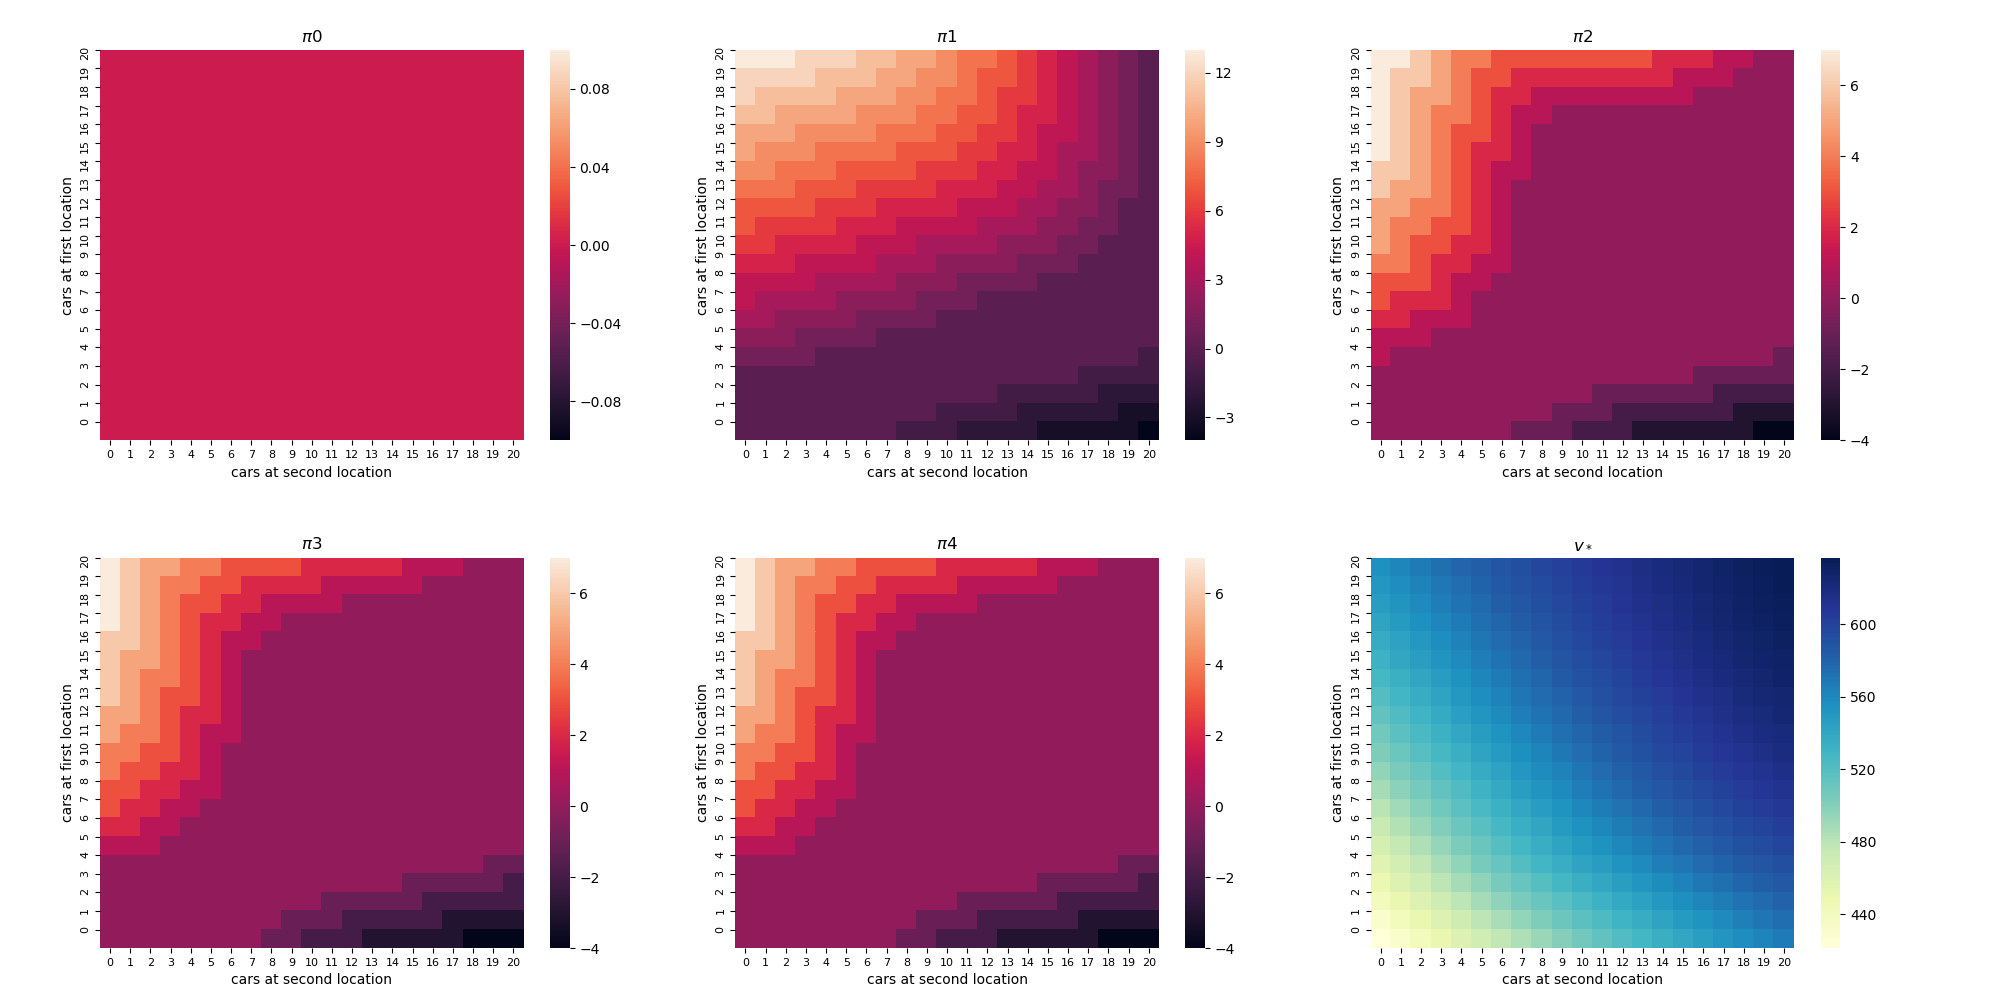

Source code (Python):
#==================================================================
# Python3
# Copyright
# 2019 Ye Xiang (xiang_ye@outlook.com)
#==================================================================

import scipy.stats as sci_stats
import numpy as np
import matplotlib as mpltlib
import matplotlib.pyplot as mtplt
import seaborn as sbn
import math

class car_rental:
    def __init__(self):
        self.__init__all()

    def __init__all(self):
        self._max_car_num = 20 # maximum car number for each location
        self._gamma = 0.9      # discount rate
        self.__max_transfer_car_num = 5
        self.__accuracy = 0.01
        self._transfer_cost_per_car = 2
        self.__rental_credit_per_car = 10

        #Initialize policy and V(s) as zeros in 21X21 table, becauseof no more than 20 cars for each loaction
        self.__Vs = np.zeros((self._max_car_num + 1,self._max_car_num + 1))
        self.__policy = np.zeros(self.__Vs.shape, dtype = np.int32)

        #Record policy changes in iteration
        self.__history_policy = []

        self._requested_prob1 = self.__init_probabilities(self._max_car_num + 1, 3)
        self._returned_prob1  = self.__init_probabilities(self._max_car_num + 1, 3)
        self._requested_prob2 = self.__init_probabilities(self._max_car_num + 1, 4)
        self._returned_prob2  = self.__init_probabilities(self._max_car_num + 1, 2)

        #The probability that the request car number >= the car number in the morning.
        self._req_over_boundary_prob1 = self.__init_over_boundary_prob(self._requested_prob1)
        self._req_over_boundary_prob2 = self.__init_over_boundary_prob(self._requested_prob2)
        #The probability that the returned car number makes the car number >= the maximum car num in the evening.
        self._ret_over_boundary_prob1 = self.__init_over_boundary_prob(self._returned_prob1)
        self._ret_over_boundary_prob2 = self.__init_over_boundary_prob(self._returned_prob2)

    def __init_probabilities(self, array_size, poisson_lambda):
        arr = np.zeros(array_size)
        for i in range(0, array_size):
            arr[i] = sci_stats.poisson.pmf(k = i, mu = poisson_lambda)
        return arr

    def __init_over_boundary_prob(self, prob_in_boundary):
        # For example, when requested car number is 3, the car number in morning is 2, the self._req_over_boundary_prob1[2] stands for 
        # all the request car number that makes the remain car number is 0, include requested car number is 2, 3, 4 & ...
        # so self._req_over_boundary_prob1[2] = 1 - self._requseted_prob1[0]- self._requseted_prob1[1]
        prob = np.zeros(len(prob_in_boundary) + 1)
        tmp = 0
        prob[0] = 1
        for i in range(1, len(prob_in_boundary) + 1):
            tmp += prob_in_boundary[i - 1]
            prob[i] = 1 - tmp
        return prob

    def _get_rental_reward(self, request_num, car_num):
        return min(self._max_car_num, min(request_num, car_num)) * self.__rental_credit_per_car

    def _get_action_cost(self, action):
        return abs(action) * self._transfer_cost_per_car
    

    def _calculate_Vs_by_policy(self, Vs,car_num1_in_evening, car_num2_in_evening, action):
        tmp_vs = 0.0
        prob_of_requested_car_num1 = 0
        prob_of_requested_car_num2 = 0
        prob_of_returned_car_num1 = 0
        prob_of_returned_car_num2 = 0
        car_num1_in_next_morning = max(0, min(car_num1_in_evening - action, self._max_car_num))
        car_num2_in_next_morning = max(0, min(car_num2_in_evening + action, self._max_car_num))
        rented_car_num1 = 0
        rented_car_num2 = 0
        car_num1_in_next_evening = 0
        car_num2_in_next_evening = 0
        action_cost = self._get_action_cost(action)
     
        for requested_car_num1 in range(0, car_num1_in_next_morning + 1):
            if requested_car_num1 >= car_num1_in_next_morning:
                #This case stands for all the request car numbers larger then the car number in next morning.
                prob_of_requested_car_num1 = self._req_over_boundary_prob1[car_num1_in_next_morning]
            else:
                prob_of_requested_car_num1 = self._requested_prob1[requested_car_num1]
            rented_car_num1 = min(requested_car_num1, car_num1_in_next_morning)

            for requested_car_num2 in range(0, car_num2_in_next_morning + 1):
                if requested_car_num2 >= car_num2_in_next_morning:
                    #This case stands for all the request car numbers larger then the car number in next morning.
                    prob_of_requested_car_num2 = self._req_over_boundary_prob2[car_num2_in_next_morning]
                else:
                    prob_of_requested_car_num2 = self._requested_prob2[requested_car_num2]
                rented_car_num2 = min(requested_car_num2,car_num2_in_next_morning)
                reward = self._get_rental_reward(requested_car_num1, car_num1_in_next_morning) + self._get_rental_reward(requested_car_num2, car_num2_in_next_morning) \
                    - action_cost
                
                ret_num1_to_boundary = self._max_car_num - (car_num1_in_next_morning - rented_car_num1)
                for returned_car_num1 in range(0, ret_num1_to_boundary + 1):
                    if returned_car_num1 >= ret_num1_to_boundary:
                        #This case stands for all the returned numbers larger then ret_num1_to_boundary
                        prob_of_returned_car_num1 = self._ret_over_boundary_prob1[ret_num1_to_boundary]
                    else:
                        prob_of_returned_car_num1 = self._returned_prob1[returned_car_num1]
                    car_num1_in_next_evening = min(car_num1_in_next_morning - rented_car_num1 + returned_car_num1, self._max_car_num)

                    ret_num2_to_boundary = self._max_car_num - (car_num2_in_next_morning - rented_car_num2)
                    for returned_car_num2 in range(0, ret_num2_to_boundary + 1):                           
                        if returned_car_num2 >= ret_num2_to_boundary:
                            #This case stands for all the returned numbers larger then ret_num2_to_boundary
                            prob_of_returned_car_num2 = self._ret_over_boundary_prob2[ret_num2_to_boundary]
                        else:
                            prob_of_returned_car_num2 = self._returned_prob2[returned_car_num2]       
                        car_num2_in_next_evening = min(car_num2_in_next_morning - rented_car_num2 + returned_car_num2, self._max_car_num)
                            
                        prob = prob_of_requested_car_num1 * prob_of_requested_car_num2 \
                            * prob_of_returned_car_num1 * prob_of_returned_car_num2
                        tmp_vs += prob * (reward + self._gamma * Vs[car_num1_in_next_evening][car_num2_in_next_evening])
               
        return tmp_vs

    def __calculate_Vs(self, Vs, car_num1_in_evening, car_num2_in_evening):
        return self._calculate_Vs_by_policy(Vs, car_num1_in_evening, car_num2_in_evening, self.__policy[car_num1_in_evening][car_num2_in_evening])

    def __policy_evaluation(self):
        delta = self.__accuracy + 1 # initialize delta to a number larger than accuracy to enable while loop.
        while delta >= self.__accuracy:                 
            delta = 0.0 # reinitialize delta to 0
            Vs = self.__Vs.copy()
            for car_num1_in_evening in range(0, self._max_car_num + 1):
                for car_num2_in_evening in range(0, self._max_car_num + 1): 
                    v = self.__Vs[car_num1_in_evening][car_num2_in_evening]          
                    self.__Vs[car_num1_in_evening][car_num2_in_evening] = self.__calculate_Vs(Vs, car_num1_in_evening, car_num2_in_evening)
                    err = abs(v - self.__Vs[car_num1_in_evening][car_num2_in_evening])
                    delta = max(delta ,err)
            #print(self.__Vs)
            print('delta = {}'.format(delta))

    def __argmax_a_for_Vs(self, car_num1, car_num2):
        a = -car_num2
        vs = self._calculate_Vs_by_policy(self.__Vs, car_num1, car_num2, a)
        for i in range(-car_num2 + 1, car_num1 + 1):
            tmp_vs = self._calculate_Vs_by_policy(self.__Vs, car_num1, car_num2, i)
            if tmp_vs > vs:
                a = i
                vs = tmp_vs
        return a, vs


    def __policy_improvement(self):
        policy_stable = True
        for i in range(0, self._max_car_num + 1):
            for j in range(0, self._max_car_num + 1):
                old_policy = self.__policy[i][j]
                old_vs = self.__Vs[i][j]
                self.__policy[i][j], vs = self.__argmax_a_for_Vs(i,j)
                if self.__policy[i][j] != old_policy and abs(old_vs - vs) > self.__accuracy:
                    policy_stable = False
        return policy_stable

    def policy_iteration(self, bRecord_iteration_history):
        self.__init__all()
        policy_stable = False
        if bRecord_iteration_history:
            self.__history_policy.append(self.__policy.copy())
        while not policy_stable:
            self.__policy_evaluation()
            policy_stable = self.__policy_improvement()
            print(self.__policy)
            if bRecord_iteration_history:
                self.__history_policy.append(self.__policy.copy())

    @property
    def policy(self):
        return self.__policy
    
    @property
    def history_policy(self):
        return self.__history_policy

    @property
    def max_car_num(self):
        return self._max_car_num

    @property
    def Vs(self):
        return self.__Vs

if __name__ == '__main__':
    
    car_rental_instance = car_rental()
    car_rental_instance.policy_iteration(True)
    history_policy = car_rental_instance.history_policy
    value = car_rental_instance.Vs
    policy_num = len(history_policy)
    row = math.ceil((policy_num + 1) / 3)
    fig, axes = mtplt.subplots(row, 3, figsize=(20, row * 5))
    mtplt.subplots_adjust(left = 0.05, right = 0.95, bottom = 0.05, top = 0.95, wspace=0.2, hspace=0.3)
    axes = axes.flatten()
    
    for i in range(0, policy_num):
        sbn_fig = sbn.heatmap(np.flipud(history_policy[i]), ax=axes[i])
        sbn_fig.set_ylabel("cars at first location")
        sbn_fig.set_xlabel("cars at second location")
        sbn_fig.set_title(r"$\pi${}".format(i))
        sbn_fig.set_yticks(list(reversed(range(0, car_rental_instance.max_car_num + 1))))
        sbn_fig.tick_params(labelsize = 8)

    sbn_fig = sbn.heatmap(np.flipud(value), ax=axes[-1], cmap="YlGnBu")
    sbn_fig.set_ylabel("cars at first location")
    sbn_fig.set_xlabel("cars at second location")
    sbn_fig.set_title(r"$v_*$")
    sbn_fig.set_yticks(list(reversed(range(0, car_rental_instance.max_car_num + 1))))
    sbn_fig.tick_params(labelsize = 8)

    
    mtplt.show()
    mtplt.close()
